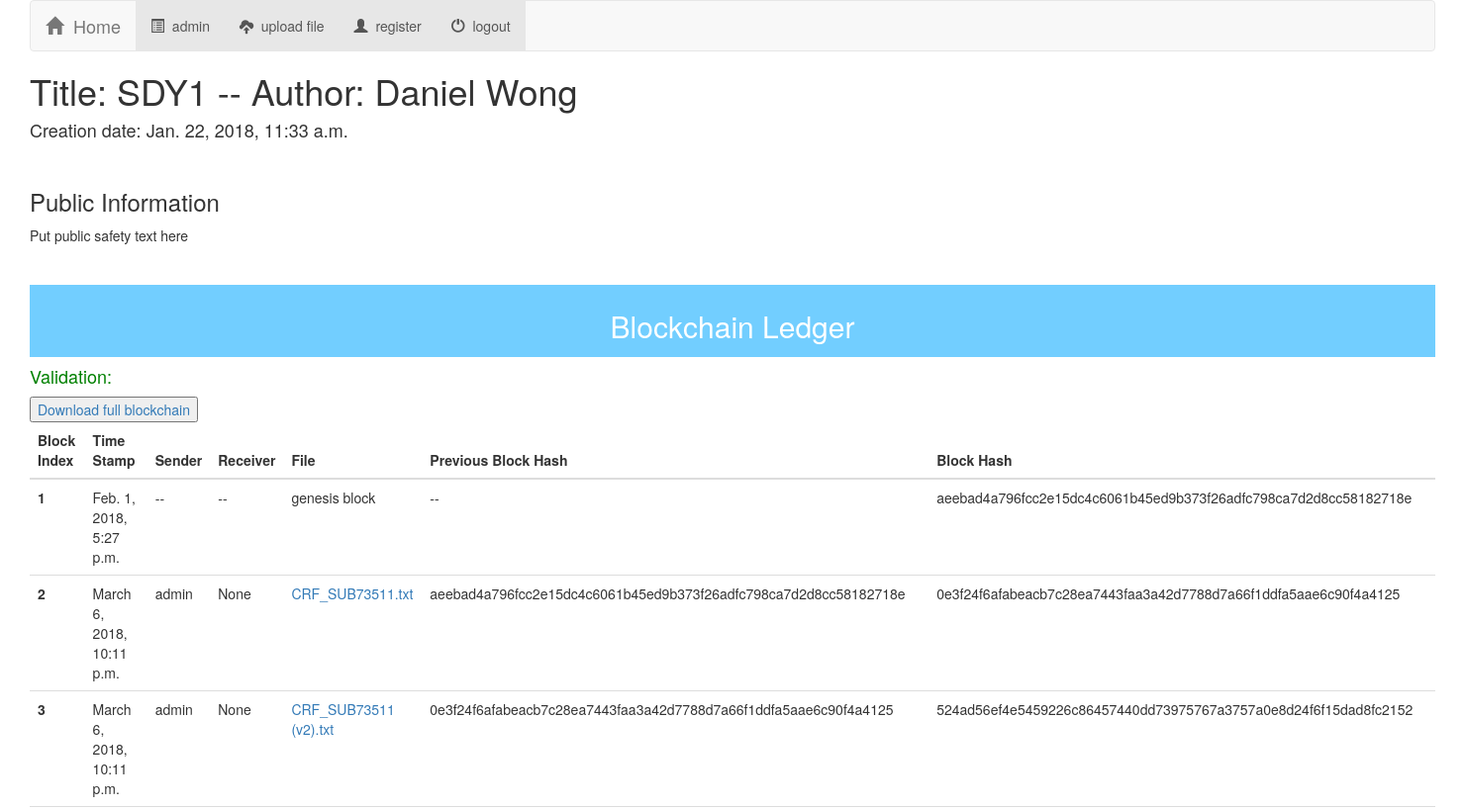
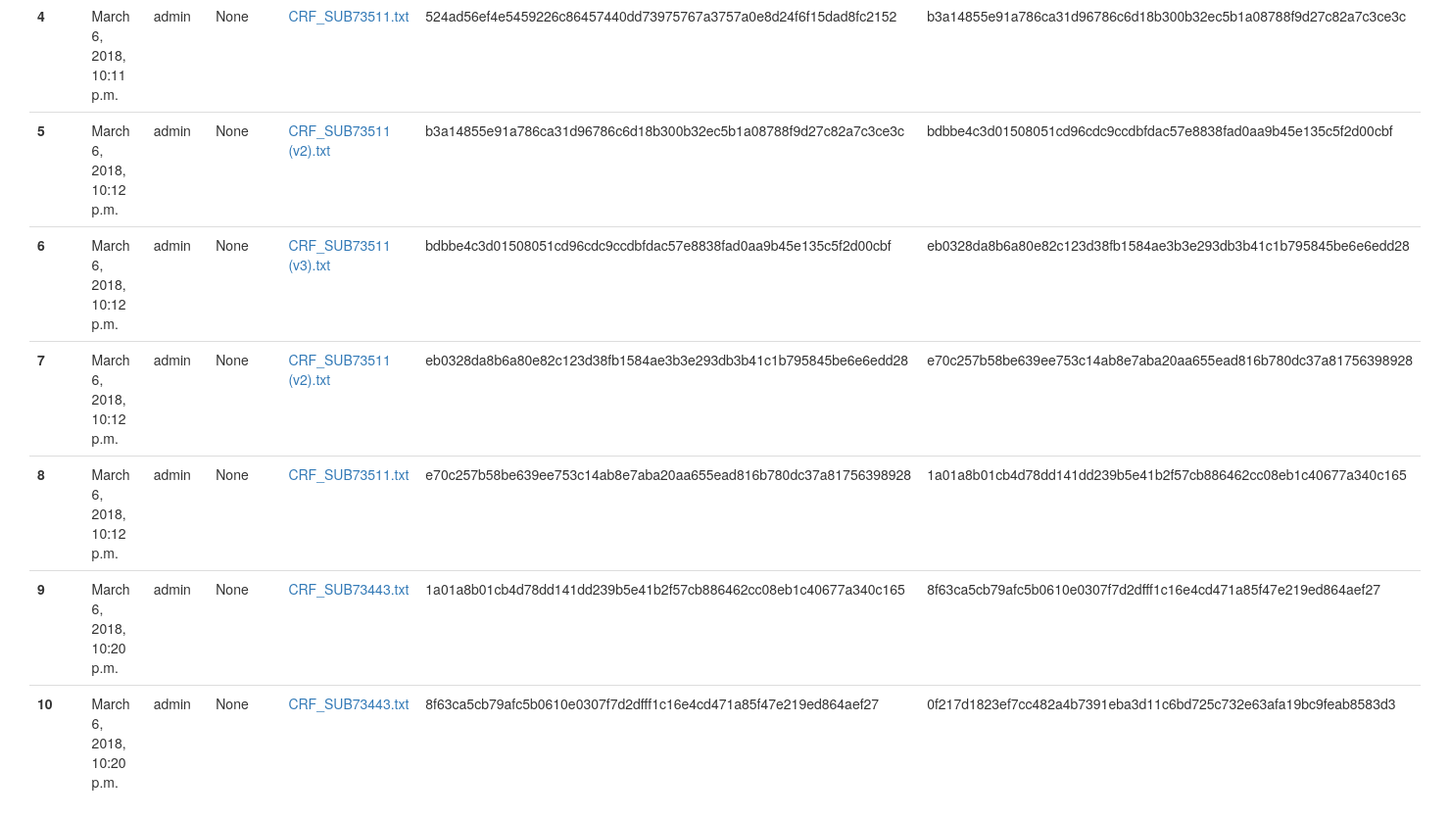
/clinicaltrials/2/ (signed in), run on an earlier commit of the app's database (2 pictures, top to bottom).
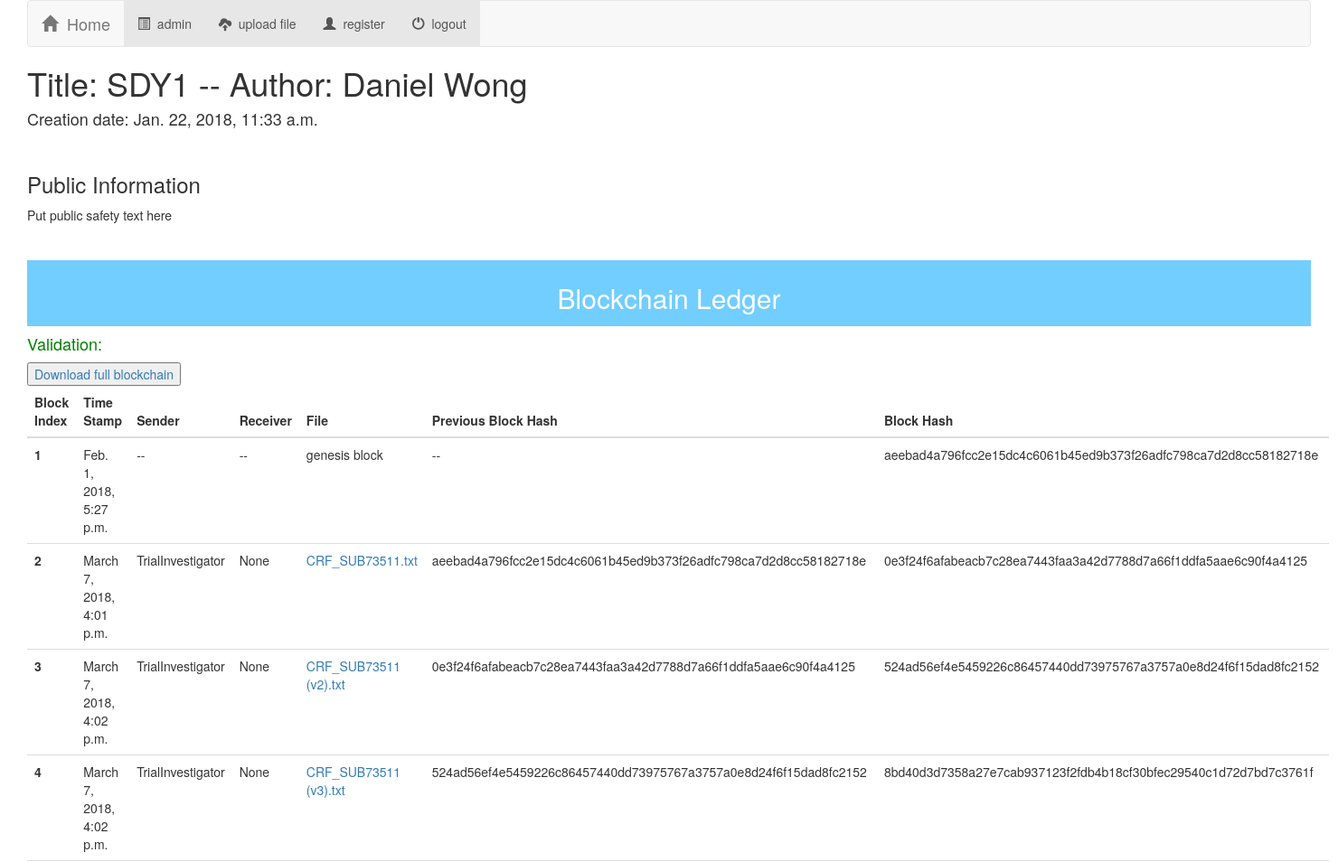
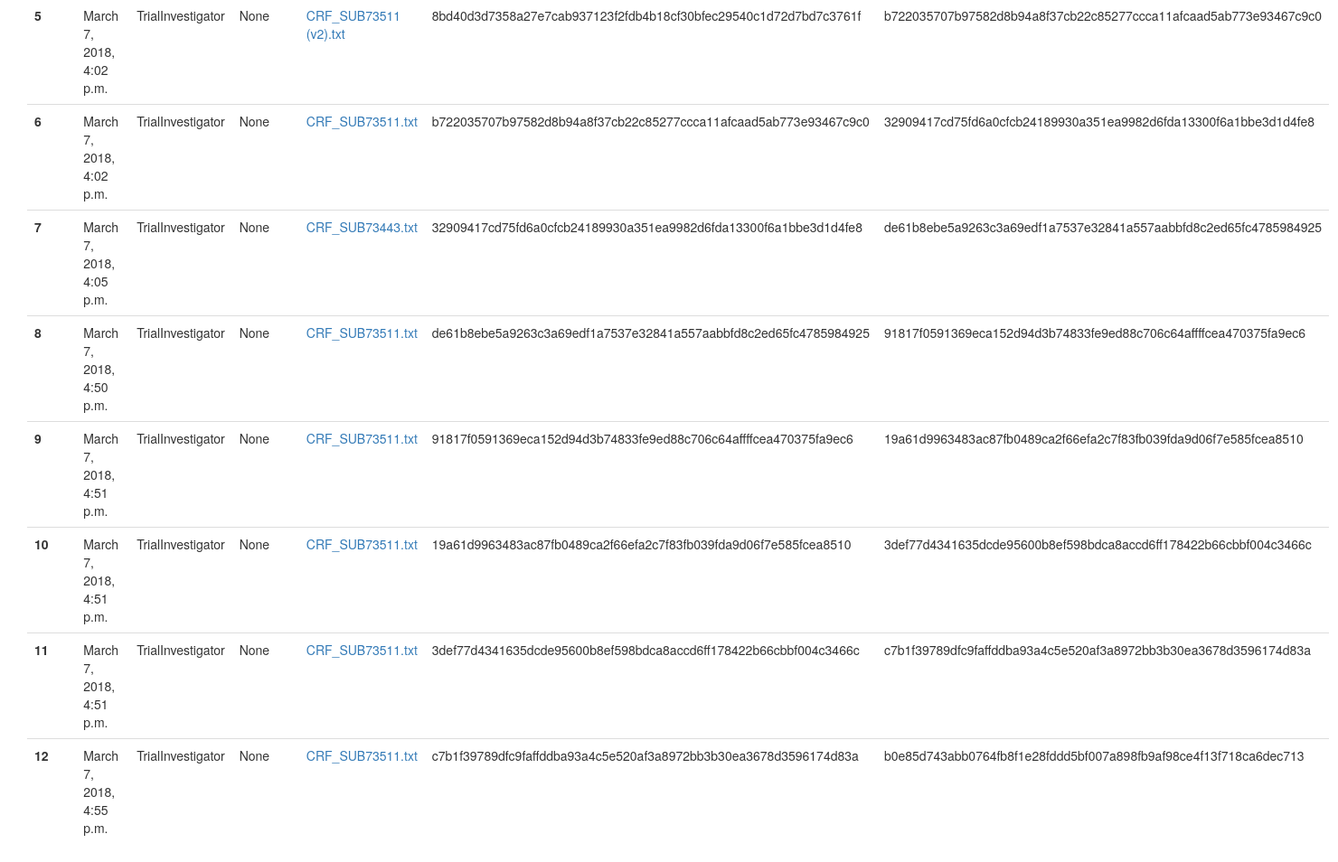
And on a later commit of the database (2 pictures, top to bottom).
### clinicaltrials/models.py (models this page shows, shortened)
class block(models.Model):
	owner = models.ForeignKey(User, on_delete = models.CASCADE, blank=True, null=True)
	index = models.IntegerField(blank=True, null = True)
	fileReference = models.ForeignKey(file, on_delete = models.CASCADE, blank=True, null=True)
	hashString = models.CharField(max_length = 500, blank=True, null = True)
	previousHash = models.CharField(max_length = 500, blank=True, null = True)
	timeStamp = models.DateTimeField(auto_now_add=True)

class file(models.Model):
	clinicaltrial = models.ForeignKey(clinicaltrial, on_delete = models.CASCADE, blank=True, null=True)
	owner = models.ForeignKey(User, related_name="owner", on_delete = models.CASCADE, blank=True, null=True, unique = False)
	sender = models.ForeignKey(User, related_name="sender", on_delete = models.CASCADE, blank=True, null=True, unique = False)
	filename = models.CharField(max_length = 100)
	encrypted = models.BooleanField(default=False, blank=True)
	password = models.CharField(max_length=500, blank=True, default='')
	data = models.FileField()
	uploadDate = models.DateTimeField(auto_now_add=True)
	dataHash = models.CharField(max_length = 100, blank = True, null= True)

### clinicaltrials/views.py (the view)
# urls.py: url(r'^(?P<clinicaltrial_id>[0-9]+)/$', views.detail, name = "detail"),
def detail(request, clinicaltrial_id):
    try:
        trial = clinicaltrial.objects.get(pk = clinicaltrial_id)
        allFiles = trial.file_set.all()
        blocks = request.user.block_set.order_by('index')
    except:
        raise Http404("trial does not exist")
    return render(request, 'clinicaltrials/detail.html', {'trial': trial, 'allFiles': allFiles,'blocks': blocks})

### clinicaltrials/models.py (called while the page is built)
	def __str__(self):
		return "Title: " + self.title + " -- Author: " + self.author

### clinicaltrials/templates/clinicaltrials/detail.html (shortened to what this page needs)
{% extends 'clinicaltrials/base.html' %}
{% block body %}
<h1> {{trial}} </h1>
<h4> Creation date: {{trial.creationDate}}</h4>
<br>
<h3> Public Information</h3>
Put public safety text here
<br> <br><br>
<div id="block-title"><h2>Blockchain Ledger</h2></div>
<h4 id = "passing">Validation: {{validityMessage}}</h4>
<button> <a href="{% url 'clinicaltrial:downloadMultiple' %}"> Download full blockchain </a> </button>
<table class="table table-hover">
    <thead class="blue-grey lighten-4">
        <tr>
            <th>Block Index</th>
            <th>Time Stamp</th>
            <th>Sender</th>
            <th>Receiver</th>
            <th>File</th>
            <th>Previous Block Hash</th>
            <th>Block Hash</th>
        </tr>
    </thead>
    <tbody>
    	{% for block in blocks %}
    		{% if block.index == 1 %}
    		<tr>
    			<th scope="row">{{block.index}}</th>
	            <td>{{block.timeStamp}}</td>
	            <td> -- </td>
	            <td> -- </td>
	            <td>genesis block</td>
	            <td> -- </td>
	            <td>{{block.hashString}}</td>
    		</tr>
    		{% else %}
	        <tr>
	            <th scope="row">{{block.index}}</th>
	            <td>{{block.timeStamp}}</td>
	            <td>{{block.fileReference.sender}}</td>
	            <td>{{block.fileReference.owner}}</td>
	            {% if user == block.fileReference.owner or user.is_superuser %}
		            <td> <a href="{% url 'clinicaltrial:download' path=block.fileReference.data.path name=block.fileReference.filename %}"> {{block.fileReference.filename}} </a>
		            {% else %}
		            <td>{{block.fileReference.filename}}
            	{% endif %}
				</td>
	            <td>{{block.previousHash}}</td>
	            <td>{{block.hashString}}</td>
	        </tr>
    		{% endif %}
		{% endfor %}
    </tbody>
</table>
{% endblock %}

What changed in the data, as far as the page shows it:
removed block: index "2", timeStamp "March 6, 2018, 10:11 p.m.", fileReference.sender "admin", fileReference.owner "None", fileReference.filename "CRF_SUB73511.txt", previousHash "aeebad4a796fcc2e15dc4c6061b45ed9b373f26adfc798ca7d2d8cc58182718e", hashString "0e3f24f6afabeacb7c28ea7443faa3a42d7788d7a66f1ddfa5aae6c90f4a4125"
removed block: index "3", timeStamp "March 6, 2018, 10:11 p.m.", fileReference.sender "admin", fileReference.owner "None", fileReference.filename "CRF_SUB73511 (v2).txt", previousHash "0e3f24f6afabeacb7c28ea7443faa3a42d7788d7a66f1ddfa5aae6c90f4a4125", hashString "524ad56ef4e5459226c86457440dd73975767a3757a0e8d24f6f15dad8fc2152"
removed block: index "4", timeStamp "March 6, 2018, 10:11 p.m.", fileReference.sender "admin", fileReference.owner "None", fileReference.filename "CRF_SUB73511.txt", previousHash "524ad56ef4e5459226c86457440dd73975767a3757a0e8d24f6f15dad8fc2152", hashString "b3a14855e91a786ca31d96786c6d18b300b32ec5b1a08788f9d27c82a7c3ce3c"
removed block: index "5", timeStamp "March 6, 2018, 10:12 p.m.", fileReference.sender "admin", fileReference.owner "None", fileReference.filename "CRF_SUB73511 (v2).txt", previousHash "b3a14855e91a786ca31d96786c6d18b300b32ec5b1a08788f9d27c82a7c3ce3c", hashString "bdbbe4c3d01508051cd96cdc9ccdbfdac57e8838fad0aa9b45e135c5f2d00cbf"
removed block: index "6", timeStamp "March 6, 2018, 10:12 p.m.", fileReference.sender "admin", fileReference.owner "None", fileReference.filename "CRF_SUB73511 (v3).txt", previousHash "bdbbe4c3d01508051cd96cdc9ccdbfdac57e8838fad0aa9b45e135c5f2d00cbf", hashString "eb0328da8b6a80e82c123d38fb1584ae3b3e293db3b41c1b795845be6e6edd28"
removed block: index "7", timeStamp "March 6, 2018, 10:12 p.m.", fileReference.sender "admin", fileReference.owner "None", fileReference.filename "CRF_SUB73511 (v2).txt", previousHash "eb0328da8b6a80e82c123d38fb1584ae3b3e293db3b41c1b795845be6e6edd28", hashString "e70c257b58be639ee753c14ab8e7aba20aa655ead816b780dc37a81756398928"
removed block: index "8", timeStamp "March 6, 2018, 10:12 p.m.", fileReference.sender "admin", fileReference.owner "None", fileReference.filename "CRF_SUB73511.txt", previousHash "e70c257b58be639ee753c14ab8e7aba20aa655ead816b780dc37a81756398928", hashString "1a01a8b01cb4d78dd141dd239b5e41b2f57cb886462cc08eb1c40677a340c165"
removed block: index "9", timeStamp "March 6, 2018, 10:20 p.m.", fileReference.sender "admin", fileReference.owner "None", fileReference.filename "CRF_SUB73443.txt", previousHash "1a01a8b01cb4d78dd141dd239b5e41b2f57cb886462cc08eb1c40677a340c165", hashString "8f63ca5cb79afc5b0610e0307f7d2dfff1c16e4cd471a85f47e219ed864aef27"
removed block: index "10", timeStamp "March 6, 2018, 10:20 p.m.", fileReference.sender "admin", fileReference.owner "None", fileReference.filename "CRF_SUB73443.txt", previousHash "8f63ca5cb79afc5b0610e0307f7d2dfff1c16e4cd471a85f47e219ed864aef27", hashString "0f217d1823ef7cc482a4b7391eba3d11c6bd725c732e63afa19bc9feab8583d3"
added block: index "2", timeStamp "March 7, 2018, 4:01 p.m.", fileReference.sender "TrialInvestigator", fileReference.owner "None", fileReference.filename "CRF_SUB73511.txt", previousHash "aeebad4a796fcc2e15dc4c6061b45ed9b373f26adfc798ca7d2d8cc58182718e", hashString "0e3f24f6afabeacb7c28ea7443faa3a42d7788d7a66f1ddfa5aae6c90f4a4125"
added block: index "3", timeStamp "March 7, 2018, 4:02 p.m.", fileReference.sender "TrialInvestigator", fileReference.owner "None", fileReference.filename "CRF_SUB73511 (v2).txt", previousHash "0e3f24f6afabeacb7c28ea7443faa3a42d7788d7a66f1ddfa5aae6c90f4a4125", hashString "524ad56ef4e5459226c86457440dd73975767a3757a0e8d24f6f15dad8fc2152"
added block: index "4", timeStamp "March 7, 2018, 4:02 p.m.", fileReference.sender "TrialInvestigator", fileReference.owner "None", fileReference.filename "CRF_SUB73511 (v3).txt", previousHash "524ad56ef4e5459226c86457440dd73975767a3757a0e8d24f6f15dad8fc2152", hashString "8bd40d3d7358a27e7cab937123f2fdb4b18cf30bfec29540c1d72d7bd7c3761f"
added block: index "5", timeStamp "March 7, 2018, 4:02 p.m.", fileReference.sender "TrialInvestigator", fileReference.owner "None", fileReference.filename "CRF_SUB73511 (v2).txt", previousHash "8bd40d3d7358a27e7cab937123f2fdb4b18cf30bfec29540c1d72d7bd7c3761f", hashString "b722035707b97582d8b94a8f37cb22c85277ccca11afcaad5ab773e93467c9c0"
added block: index "6", timeStamp "March 7, 2018, 4:02 p.m.", fileReference.sender "TrialInvestigator", fileReference.owner "None", fileReference.filename "CRF_SUB73511.txt", previousHash "b722035707b97582d8b94a8f37cb22c85277ccca11afcaad5ab773e93467c9c0", hashString "32909417cd75fd6a0cfcb24189930a351ea9982d6fda13300f6a1bbe3d1d4fe8"
added block: index "7", timeStamp "March 7, 2018, 4:05 p.m.", fileReference.sender "TrialInvestigator", fileReference.owner "None", fileReference.filename "CRF_SUB73443.txt", previousHash "32909417cd75fd6a0cfcb24189930a351ea9982d6fda13300f6a1bbe3d1d4fe8", hashString "de61b8ebe5a9263c3a69edf1a7537e32841a557aabbfd8c2ed65fc4785984925"
added block: index "8", timeStamp "March 7, 2018, 4:50 p.m.", fileReference.sender "TrialInvestigator", fileReference.owner "None", fileReference.filename "CRF_SUB73511.txt", previousHash "de61b8ebe5a9263c3a69edf1a7537e32841a557aabbfd8c2ed65fc4785984925", hashString "91817f0591369eca152d94d3b74833fe9ed88c706c64affffcea470375fa9ec6"
added block: index "9", timeStamp "March 7, 2018, 4:51 p.m.", fileReference.sender "TrialInvestigator", fileReference.owner "None", fileReference.filename "CRF_SUB73511.txt", previousHash "91817f0591369eca152d94d3b74833fe9ed88c706c64affffcea470375fa9ec6", hashString "19a61d9963483ac87fb0489ca2f66efa2c7f83fb039fda9d06f7e585fcea8510"
added block: index "10", timeStamp "March 7, 2018, 4:51 p.m.", fileReference.sender "TrialInvestigator", fileReference.owner "None", fileReference.filename "CRF_SUB73511.txt", previousHash "19a61d9963483ac87fb0489ca2f66efa2c7f83fb039fda9d06f7e585fcea8510", hashString "3def77d4341635dcde95600b8ef598bdca8accd6ff178422b66cbbf004c3466c"
added block: index "11", timeStamp "March 7, 2018, 4:51 p.m.", fileReference.sender "TrialInvestigator", fileReference.owner "None", fileReference.filename "CRF_SUB73511.txt", previousHash "3def77d4341635dcde95600b8ef598bdca8accd6ff178422b66cbbf004c3466c", hashString "c7b1f39789dfc9faffddba93a4c5e520af3a8972bb3b30ea3678d3596174d83a"
added block: index "12", timeStamp "March 7, 2018, 4:55 p.m.", fileReference.sender "TrialInvestigator", fileReference.owner "None", fileReference.filename "CRF_SUB73511.txt", previousHash "c7b1f39789dfc9faffddba93a4c5e520af3a8972bb3b30ea3678d3596174d83a", hashString "b0e85d743abb0764fb8f1e28fddd5bf007a898fb9af98ce4f13f718ca6dec713"
